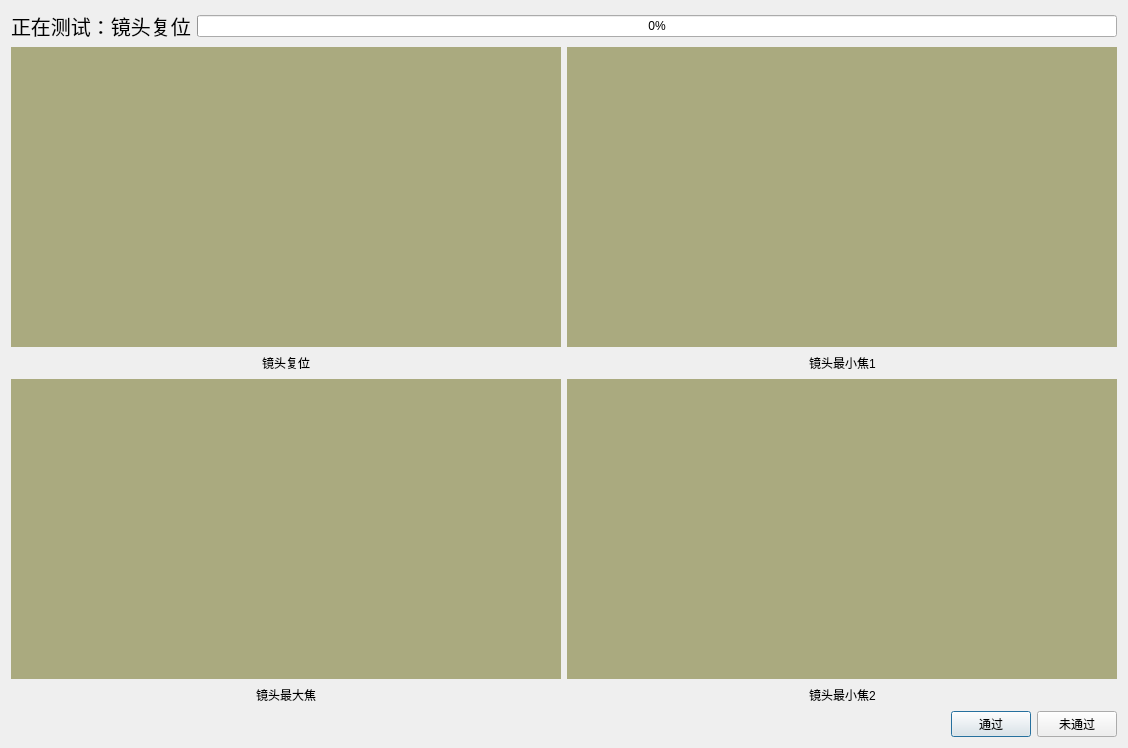
<?xml version="1.0" encoding="UTF-8"?>
<ui version="4.0">
 <class>lens_Dialog</class>
 <widget class="QDialog" name="lens_Dialog">
  <property name="geometry">
   <rect>
    <x>0</x>
    <y>0</y>
    <width>1128</width>
    <height>748</height>
   </rect>
  </property>
  <property name="windowTitle">
   <string>镜头测试</string>
  </property>
  <layout class="QVBoxLayout" name="verticalLayout">
   <item>
    <layout class="QHBoxLayout" name="layout_progress">
     <item>
      <widget class="QLabel" name="label_step">
       <property name="font">
        <font>
         <pointsize>15</pointsize>
        </font>
       </property>
       <property name="text">
        <string>正在测试：镜头复位</string>
       </property>
       <property name="margin">
        <number>8</number>
       </property>
      </widget>
     </item>
     <item>
      <widget class="QProgressBar" name="progressBar">
       <property name="value">
        <number>0</number>
       </property>
      </widget>
     </item>
    </layout>
   </item>
   <item>
    <layout class="QGridLayout" name="layout_test_step">
     <item row="0" column="0">
      <layout class="QVBoxLayout" name="layout_lens_reset" stretch="1,0">
       <item>
        <widget class="QLabel" name="label_lens_reset_pic">
         <property name="palette">
          <palette>
           <active>
            <colorrole role="Button">
             <brush brushstyle="SolidPattern">
              <color alpha="255">
               <red>170</red>
               <green>170</green>
               <blue>127</blue>
              </color>
             </brush>
            </colorrole>
            <colorrole role="Base">
             <brush brushstyle="SolidPattern">
              <color alpha="255">
               <red>170</red>
               <green>170</green>
               <blue>127</blue>
              </color>
             </brush>
            </colorrole>
            <colorrole role="Window">
             <brush brushstyle="SolidPattern">
              <color alpha="255">
               <red>170</red>
               <green>170</green>
               <blue>127</blue>
              </color>
             </brush>
            </colorrole>
           </active>
           <inactive>
            <colorrole role="Button">
             <brush brushstyle="SolidPattern">
              <color alpha="255">
               <red>170</red>
               <green>170</green>
               <blue>127</blue>
              </color>
             </brush>
            </colorrole>
            <colorrole role="Base">
             <brush brushstyle="SolidPattern">
              <color alpha="255">
               <red>170</red>
               <green>170</green>
               <blue>127</blue>
              </color>
             </brush>
            </colorrole>
            <colorrole role="Window">
             <brush brushstyle="SolidPattern">
              <color alpha="255">
               <red>170</red>
               <green>170</green>
               <blue>127</blue>
              </color>
             </brush>
            </colorrole>
           </inactive>
           <disabled>
            <colorrole role="Button">
             <brush brushstyle="SolidPattern">
              <color alpha="255">
               <red>170</red>
               <green>170</green>
               <blue>127</blue>
              </color>
             </brush>
            </colorrole>
            <colorrole role="Base">
             <brush brushstyle="SolidPattern">
              <color alpha="255">
               <red>170</red>
               <green>170</green>
               <blue>127</blue>
              </color>
             </brush>
            </colorrole>
            <colorrole role="Window">
             <brush brushstyle="SolidPattern">
              <color alpha="255">
               <red>170</red>
               <green>170</green>
               <blue>127</blue>
              </color>
             </brush>
            </colorrole>
           </disabled>
          </palette>
         </property>
         <property name="styleSheet">
          <string notr="true">background-color: rgb(170, 170, 127);</string>
         </property>
         <property name="text">
          <string/>
         </property>
         <property name="scaledContents">
          <bool>true</bool>
         </property>
        </widget>
       </item>
       <item>
        <layout class="QHBoxLayout" name="layout_lens_reset_result">
         <item>
          <spacer name="horizontalSpacer_25">
           <property name="orientation">
            <enum>Qt::Horizontal</enum>
           </property>
           <property name="sizeHint" stdset="0">
            <size>
             <width>40</width>
             <height>20</height>
            </size>
           </property>
          </spacer>
         </item>
         <item>
          <widget class="QLabel" name="label_lens_reset_text">
           <property name="text">
            <string>镜头复位</string>
           </property>
          </widget>
         </item>
         <item>
          <spacer name="horizontalSpacer_26">
           <property name="orientation">
            <enum>Qt::Horizontal</enum>
           </property>
           <property name="sizeHint" stdset="0">
            <size>
             <width>40</width>
             <height>20</height>
            </size>
           </property>
          </spacer>
         </item>
        </layout>
       </item>
      </layout>
     </item>
     <item row="0" column="1">
      <layout class="QVBoxLayout" name="layout_lens_min_1" stretch="1,0">
       <item>
        <widget class="QLabel" name="label_lens_min_1_pic">
         <property name="palette">
          <palette>
           <active>
            <colorrole role="Button">
             <brush brushstyle="SolidPattern">
              <color alpha="255">
               <red>170</red>
               <green>170</green>
               <blue>127</blue>
              </color>
             </brush>
            </colorrole>
            <colorrole role="Base">
             <brush brushstyle="SolidPattern">
              <color alpha="255">
               <red>170</red>
               <green>170</green>
               <blue>127</blue>
              </color>
             </brush>
            </colorrole>
            <colorrole role="Window">
             <brush brushstyle="SolidPattern">
              <color alpha="255">
               <red>170</red>
               <green>170</green>
               <blue>127</blue>
              </color>
             </brush>
            </colorrole>
           </active>
           <inactive>
            <colorrole role="Button">
             <brush brushstyle="SolidPattern">
              <color alpha="255">
               <red>170</red>
               <green>170</green>
               <blue>127</blue>
              </color>
             </brush>
            </colorrole>
            <colorrole role="Base">
             <brush brushstyle="SolidPattern">
              <color alpha="255">
               <red>170</red>
               <green>170</green>
               <blue>127</blue>
              </color>
             </brush>
            </colorrole>
            <colorrole role="Window">
             <brush brushstyle="SolidPattern">
              <color alpha="255">
               <red>170</red>
               <green>170</green>
               <blue>127</blue>
              </color>
             </brush>
            </colorrole>
           </inactive>
           <disabled>
            <colorrole role="Button">
             <brush brushstyle="SolidPattern">
              <color alpha="255">
               <red>170</red>
               <green>170</green>
               <blue>127</blue>
              </color>
             </brush>
            </colorrole>
            <colorrole role="Base">
             <brush brushstyle="SolidPattern">
              <color alpha="255">
               <red>170</red>
               <green>170</green>
               <blue>127</blue>
              </color>
             </brush>
            </colorrole>
            <colorrole role="Window">
             <brush brushstyle="SolidPattern">
              <color alpha="255">
               <red>170</red>
               <green>170</green>
               <blue>127</blue>
              </color>
             </brush>
            </colorrole>
           </disabled>
          </palette>
         </property>
         <property name="styleSheet">
          <string notr="true">background-color: rgb(170, 170, 127);</string>
         </property>
         <property name="text">
          <string/>
         </property>
         <property name="scaledContents">
          <bool>true</bool>
         </property>
        </widget>
       </item>
       <item>
        <layout class="QHBoxLayout" name="layout_lens_min_1_result">
         <item>
          <spacer name="horizontalSpacer_27">
           <property name="orientation">
            <enum>Qt::Horizontal</enum>
           </property>
           <property name="sizeHint" stdset="0">
            <size>
             <width>40</width>
             <height>20</height>
            </size>
           </property>
          </spacer>
         </item>
         <item>
          <widget class="QLabel" name="label_lens_min_1_text">
           <property name="text">
            <string>镜头最小焦1</string>
           </property>
          </widget>
         </item>
         <item>
          <spacer name="horizontalSpacer_28">
           <property name="orientation">
            <enum>Qt::Horizontal</enum>
           </property>
           <property name="sizeHint" stdset="0">
            <size>
             <width>40</width>
             <height>20</height>
            </size>
           </property>
          </spacer>
         </item>
        </layout>
       </item>
      </layout>
     </item>
     <item row="1" column="0">
      <layout class="QVBoxLayout" name="layout_lens_max" stretch="1,0">
       <item>
        <widget class="QLabel" name="label_lens_max_pic">
         <property name="palette">
          <palette>
           <active>
            <colorrole role="Button">
             <brush brushstyle="SolidPattern">
              <color alpha="255">
               <red>170</red>
               <green>170</green>
               <blue>127</blue>
              </color>
             </brush>
            </colorrole>
            <colorrole role="Base">
             <brush brushstyle="SolidPattern">
              <color alpha="255">
               <red>170</red>
               <green>170</green>
               <blue>127</blue>
              </color>
             </brush>
            </colorrole>
            <colorrole role="Window">
             <brush brushstyle="SolidPattern">
              <color alpha="255">
               <red>170</red>
               <green>170</green>
               <blue>127</blue>
              </color>
             </brush>
            </colorrole>
           </active>
           <inactive>
            <colorrole role="Button">
             <brush brushstyle="SolidPattern">
              <color alpha="255">
               <red>170</red>
               <green>170</green>
               <blue>127</blue>
              </color>
             </brush>
            </colorrole>
            <colorrole role="Base">
             <brush brushstyle="SolidPattern">
              <color alpha="255">
               <red>170</red>
               <green>170</green>
               <blue>127</blue>
              </color>
             </brush>
            </colorrole>
            <colorrole role="Window">
             <brush brushstyle="SolidPattern">
              <color alpha="255">
               <red>170</red>
               <green>170</green>
               <blue>127</blue>
              </color>
             </brush>
            </colorrole>
           </inactive>
           <disabled>
            <colorrole role="Button">
             <brush brushstyle="SolidPattern">
              <color alpha="255">
               <red>170</red>
               <green>170</green>
               <blue>127</blue>
              </color>
             </brush>
            </colorrole>
            <colorrole role="Base">
             <brush brushstyle="SolidPattern">
              <color alpha="255">
               <red>170</red>
               <green>170</green>
               <blue>127</blue>
              </color>
             </brush>
            </colorrole>
            <colorrole role="Window">
             <brush brushstyle="SolidPattern">
              <color alpha="255">
               <red>170</red>
               <green>170</green>
               <blue>127</blue>
              </color>
             </brush>
            </colorrole>
           </disabled>
          </palette>
         </property>
         <property name="styleSheet">
          <string notr="true">background-color: rgb(170, 170, 127);</string>
         </property>
         <property name="text">
          <string/>
         </property>
         <property name="scaledContents">
          <bool>true</bool>
         </property>
        </widget>
       </item>
       <item>
        <layout class="QHBoxLayout" name="layout_lens_max_result">
         <item>
          <spacer name="horizontalSpacer_29">
           <property name="orientation">
            <enum>Qt::Horizontal</enum>
           </property>
           <property name="sizeHint" stdset="0">
            <size>
             <width>40</width>
             <height>20</height>
            </size>
           </property>
          </spacer>
         </item>
         <item>
          <widget class="QLabel" name="label_lens_max_text">
           <property name="text">
            <string>镜头最大焦</string>
           </property>
          </widget>
         </item>
         <item>
          <spacer name="horizontalSpacer_30">
           <property name="orientation">
            <enum>Qt::Horizontal</enum>
           </property>
           <property name="sizeHint" stdset="0">
            <size>
             <width>40</width>
             <height>20</height>
            </size>
           </property>
          </spacer>
         </item>
        </layout>
       </item>
      </layout>
     </item>
     <item row="1" column="1">
      <layout class="QVBoxLayout" name="layout_lens_min_2" stretch="1,0">
       <item>
        <widget class="QLabel" name="label_lens_min_2_pic">
         <property name="palette">
          <palette>
           <active>
            <colorrole role="Button">
             <brush brushstyle="SolidPattern">
              <color alpha="255">
               <red>170</red>
               <green>170</green>
               <blue>127</blue>
              </color>
             </brush>
            </colorrole>
            <colorrole role="Base">
             <brush brushstyle="SolidPattern">
              <color alpha="255">
               <red>170</red>
               <green>170</green>
               <blue>127</blue>
              </color>
             </brush>
            </colorrole>
            <colorrole role="Window">
             <brush brushstyle="SolidPattern">
              <color alpha="255">
               <red>170</red>
               <green>170</green>
               <blue>127</blue>
              </color>
             </brush>
            </colorrole>
           </active>
           <inactive>
            <colorrole role="Button">
             <brush brushstyle="SolidPattern">
              <color alpha="255">
               <red>170</red>
               <green>170</green>
               <blue>127</blue>
              </color>
             </brush>
            </colorrole>
            <colorrole role="Base">
             <brush brushstyle="SolidPattern">
              <color alpha="255">
               <red>170</red>
               <green>170</green>
               <blue>127</blue>
              </color>
             </brush>
            </colorrole>
            <colorrole role="Window">
             <brush brushstyle="SolidPattern">
              <color alpha="255">
               <red>170</red>
               <green>170</green>
               <blue>127</blue>
              </color>
             </brush>
            </colorrole>
           </inactive>
           <disabled>
            <colorrole role="Button">
             <brush brushstyle="SolidPattern">
              <color alpha="255">
               <red>170</red>
               <green>170</green>
               <blue>127</blue>
              </color>
             </brush>
            </colorrole>
            <colorrole role="Base">
             <brush brushstyle="SolidPattern">
              <color alpha="255">
               <red>170</red>
               <green>170</green>
               <blue>127</blue>
              </color>
             </brush>
            </colorrole>
            <colorrole role="Window">
             <brush brushstyle="SolidPattern">
              <color alpha="255">
               <red>170</red>
               <green>170</green>
               <blue>127</blue>
              </color>
             </brush>
            </colorrole>
           </disabled>
          </palette>
         </property>
         <property name="styleSheet">
          <string notr="true">background-color: rgb(170, 170, 127);</string>
         </property>
         <property name="text">
          <string/>
         </property>
         <property name="scaledContents">
          <bool>true</bool>
         </property>
        </widget>
       </item>
       <item>
        <layout class="QHBoxLayout" name="layout_lens_min_2_result">
         <item>
          <spacer name="horizontalSpacer_31">
           <property name="orientation">
            <enum>Qt::Horizontal</enum>
           </property>
           <property name="sizeHint" stdset="0">
            <size>
             <width>40</width>
             <height>20</height>
            </size>
           </property>
          </spacer>
         </item>
         <item>
          <widget class="QLabel" name="label_lens_min_2_text">
           <property name="text">
            <string>镜头最小焦2</string>
           </property>
          </widget>
         </item>
         <item>
          <spacer name="horizontalSpacer_32">
           <property name="orientation">
            <enum>Qt::Horizontal</enum>
           </property>
           <property name="sizeHint" stdset="0">
            <size>
             <width>40</width>
             <height>20</height>
            </size>
           </property>
          </spacer>
         </item>
        </layout>
       </item>
      </layout>
     </item>
    </layout>
   </item>
   <item>
    <layout class="QHBoxLayout" name="layout_button">
     <item>
      <spacer name="horizontalSpacer_24">
       <property name="orientation">
        <enum>Qt::Horizontal</enum>
       </property>
       <property name="sizeHint" stdset="0">
        <size>
         <width>40</width>
         <height>20</height>
        </size>
       </property>
      </spacer>
     </item>
     <item>
      <widget class="QPushButton" name="pushButton_pass">
       <property name="text">
        <string>通过</string>
       </property>
      </widget>
     </item>
     <item>
      <widget class="QPushButton" name="pushButton_failed">
       <property name="text">
        <string>未通过</string>
       </property>
      </widget>
     </item>
    </layout>
   </item>
  </layout>
 </widget>
 <resources/>
 <connections/>
</ui>
